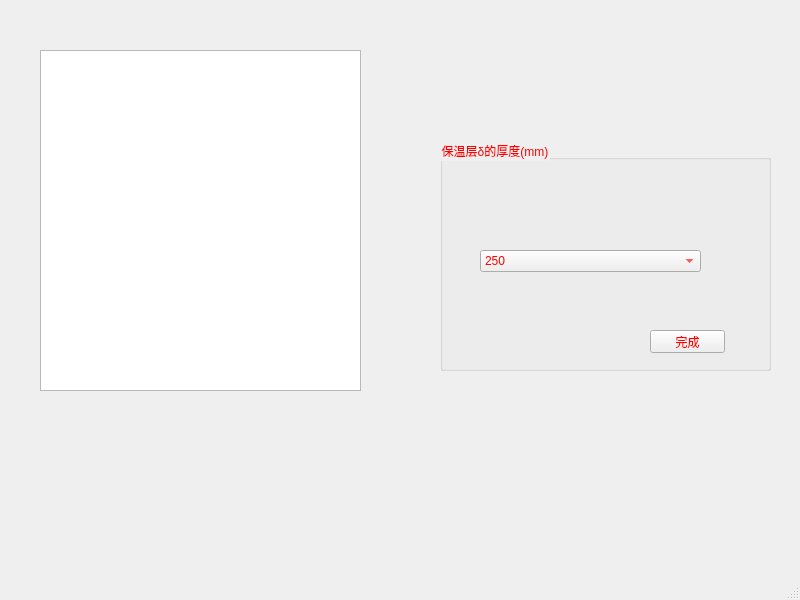
<?xml version="1.0" encoding="UTF-8"?>
<ui version="4.0">
 <class>MainWindow</class>
 <widget class="QMainWindow" name="MainWindow">
  <property name="geometry">
   <rect>
    <x>0</x>
    <y>0</y>
    <width>800</width>
    <height>600</height>
   </rect>
  </property>
  <property name="windowTitle">
   <string>MainWindow</string>
  </property>
  <widget class="QWidget" name="centralwidget">
   <widget class="QGroupBox" name="groupBox">
    <property name="geometry">
     <rect>
      <x>440</x>
      <y>140</y>
      <width>331</width>
      <height>231</height>
     </rect>
    </property>
    <property name="styleSheet">
     <string notr="true">color: rgb(255, 0, 0);
font: 8pt &quot;楷体&quot;;</string>
    </property>
    <property name="title">
     <string>保温层δ的厚度(mm)</string>
    </property>
    <widget class="QComboBox" name="comboBox">
     <property name="geometry">
      <rect>
       <x>40</x>
       <y>110</y>
       <width>221</width>
       <height>22</height>
      </rect>
     </property>
     <item>
      <property name="text">
       <string>250</string>
      </property>
     </item>
     <item>
      <property name="text">
       <string>190</string>
      </property>
     </item>
     <item>
      <property name="text">
       <string>150</string>
      </property>
     </item>
     <item>
      <property name="text">
       <string>120</string>
      </property>
     </item>
     <item>
      <property name="text">
       <string>90</string>
      </property>
     </item>
     <item>
      <property name="text">
       <string>70</string>
      </property>
     </item>
    </widget>
    <widget class="QPushButton" name="fff">
     <property name="geometry">
      <rect>
       <x>210</x>
       <y>190</y>
       <width>75</width>
       <height>23</height>
      </rect>
     </property>
     <property name="text">
      <string>完成</string>
     </property>
    </widget>
   </widget>
   <widget class="QGraphicsView" name="graphicsView">
    <property name="geometry">
     <rect>
      <x>40</x>
      <y>50</y>
      <width>321</width>
      <height>341</height>
     </rect>
    </property>
    <property name="styleSheet">
     <string notr="true">border-image: url(:/wuding1/6.png);</string>
    </property>
   </widget>
  </widget>
  <widget class="QMenuBar" name="menubar">
   <property name="geometry">
    <rect>
     <x>0</x>
     <y>0</y>
     <width>800</width>
     <height>22</height>
    </rect>
   </property>
  </widget>
  <widget class="QStatusBar" name="statusbar"/>
 </widget>
 <resources>
  <include location="../pic/wuding.qrc"/>
 </resources>
 <connections/>
</ui>
